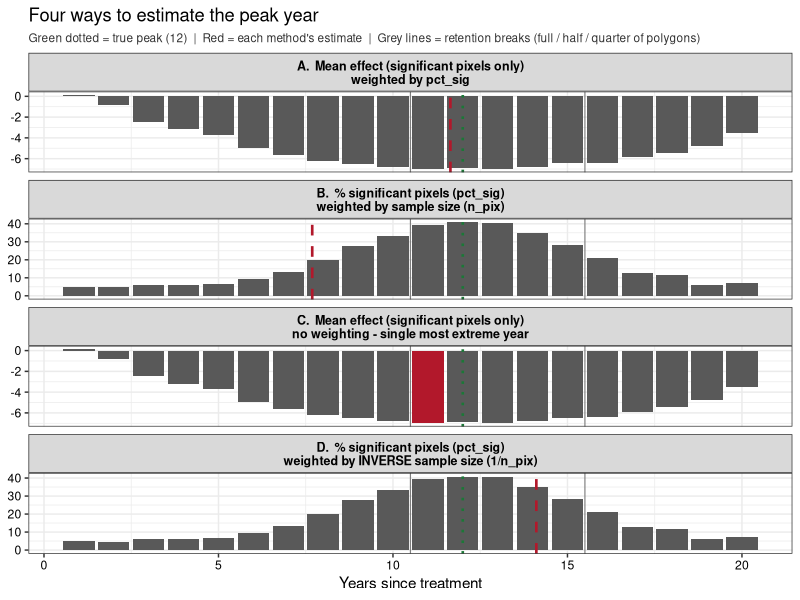
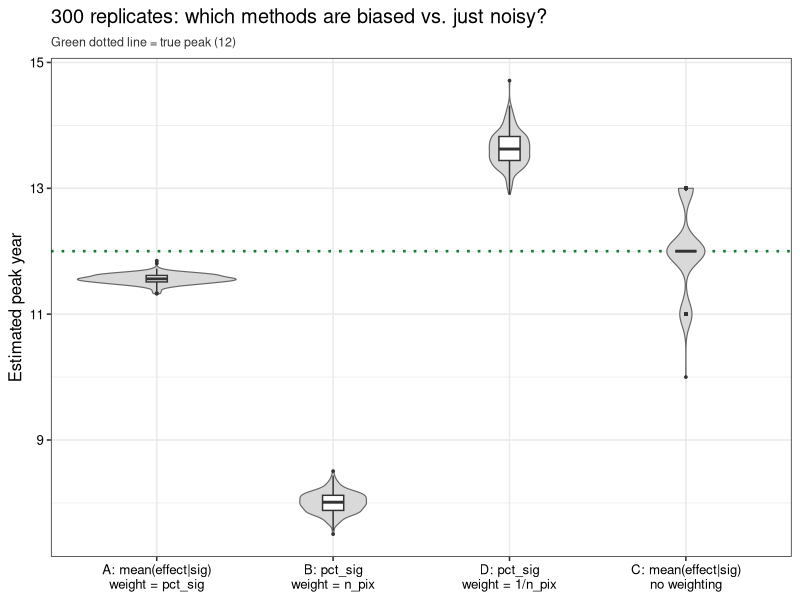

Generate these figures, in order, with R:
## ---- chunk 1
knitr::opts_chunk$set(echo = TRUE, message = FALSE, warning = FALSE, fig.align = 'center')
library(dplyr)
library(tidyr)
library(ggplot2)
## ---- chunk 2
years <- 1:20
true_effect_pop <- -40 * dnorm(years, mean = 12, sd = 4)
true_peak <- years[which.max(abs(true_effect_pop))]
true_peak
## ---- chunk 3
#' Generate one simulated pixel-level dataset with the retention structure
#' described above.
#'
#' @param seed        RNG seed, for reproducibility across single-draw and
#'                     replicate runs.
#' @param n_poly_total number of independent polygons to simulate.
#' @param pixel_noise_sd true per-pixel noise SD (constant across years);
#'                     also used to build a well-calibrated 95% CI
#'                     (half-width = 1.96 * pixel_noise_sd), matching how
#'                     `lower`/`upper` are meant to behave in the real data.
simulate_pixel_data <- function(seed, n_poly_total = 200, pixel_noise_sd = 2.5) {

  set.seed(seed)

  tier      <- sample(c('A', 'B', 'C'), n_poly_total, replace = TRUE,
                       prob = c(0.25, 0.25, 0.50))
  max_year  <- ifelse(tier == 'A', 20, ifelse(tier == 'B', 15, 10))
  # between-polygon heterogeneity: each polygon's true effect is the
  # population curve scaled by its own multiplier
  poly_scale <- rnorm(n_poly_total, mean = 1, sd = 0.45)

  # one row per (polygon, year) the polygon is actually observed in
  poly_year_grid <- do.call(rbind, lapply(seq_len(n_poly_total), function(p) {
    ay <- years[years <= max_year[p]]
    data.frame(polygon = p, year_diff = ay)
  }))
  poly_year_grid$true_eff <- true_effect_pop[poly_year_grid$year_diff] *
    poly_scale[poly_year_grid$polygon]
  # pixel count per polygon-year; not tied to retention tier, since more
  # groups (polygons) early doesn't imply more samples per group
  poly_year_grid$n_pix <- rpois(nrow(poly_year_grid), lambda = 20)
  poly_year_grid <- poly_year_grid[poly_year_grid$n_pix > 0, ]

  # expand to pixel level in one vectorized step (avoids a per-row
  # data.frame() loop, which does not scale to replicate simulation)
  expand_idx <- rep(seq_len(nrow(poly_year_grid)), poly_year_grid$n_pix)
  pix_df <- poly_year_grid[expand_idx, c('polygon', 'year_diff', 'true_eff')]

  pix_df$effect <- rnorm(nrow(pix_df), mean = pix_df$true_eff, sd = pixel_noise_sd)
  moe <- 1.96 * pixel_noise_sd
  pix_df$lower <- pix_df$effect - moe
  pix_df$upper <- pix_df$effect + moe
  pix_df$sig   <- !(pix_df$lower <= 0 & pix_df$upper >= 0)   # CI excludes zero

  pix_df
}
## ---- chunk 4
#' Collapse pixel-level data to per-year statistics.
#'
#' n_pix / pct_sig come from the full pixel set for that year; mean_effect_sig
#' comes only from pixels whose CI excludes zero.
summarize_yearly <- function(pix_df) {
  yearly_full <- pix_df |>
    group_by(year_diff) |>
    summarise(n_pix = n(), pct_sig = 100 * mean(sig), .groups = 'drop')

  yearly_sig <- pix_df |>
    filter(sig) |>
    group_by(year_diff) |>
    summarise(mean_effect_sig = mean(effect), .groups = 'drop')

  yearly_full |>
    left_join(yearly_sig, by = 'year_diff') |>
    arrange(year_diff)
}

weighted_peak_year <- function(year, weight) {
  if (sum(weight, na.rm = TRUE) <= 0) return(NA_real_)
  stats::weighted.mean(year, weight, na.rm = TRUE)
}

#' Compute all four peak-year estimates from one yearly-stats table.
compute_peaks <- function(yearly) {
  list(
    peak_A = weighted_peak_year(yearly$year_diff, yearly$pct_sig),
    peak_B = weighted_peak_year(yearly$year_diff, yearly$n_pix),
    peak_D = weighted_peak_year(yearly$year_diff, 1 / yearly$n_pix),
    peak_C = yearly$year_diff[which.min(yearly$mean_effect_sig)]
  )
}
## ---- chunk 5
pix_df <- simulate_pixel_data(seed = 2026)
yearly <- summarize_yearly(pix_df)
peaks  <- compute_peaks(yearly)

knitr::kable(yearly, digits = 2, caption = "Per-year statistics, one simulated draw")
## ---- chunk 6
peak_tbl <- data.frame(
  Method = c("True peak (ground truth)",
             "A: mean(effect | sig), weight = pct_sig",
             "B: pct_sig, weight = n_pix",
             "D: pct_sig, weight = 1/n_pix",
             "C: mean(effect | sig), no weighting"),
  `Peak year` = c(true_peak, peaks$peak_A, peaks$peak_B, peaks$peak_D, peaks$peak_C),
  check.names = FALSE
)
knitr::kable(peak_tbl, digits = 2)
## ---- chunk 7
panel_df <- rbind(
  data.frame(year_diff = yearly$year_diff, value = yearly$mean_effect_sig,
             metric = 'A.  Mean effect (significant pixels only)\nweighted by pct_sig'),
  data.frame(year_diff = yearly$year_diff, value = yearly$pct_sig,
             metric = 'B.  % significant pixels (pct_sig)\nweighted by sample size (n_pix)'),
  data.frame(year_diff = yearly$year_diff, value = yearly$pct_sig,
             metric = 'D.  % significant pixels (pct_sig)\nweighted by INVERSE sample size (1/n_pix)'),
  data.frame(year_diff = yearly$year_diff, value = yearly$mean_effect_sig,
             metric = 'C.  Mean effect (significant pixels only)\nno weighting - single most extreme year')
)
panel_df$metric <- factor(panel_df$metric, levels = unique(panel_df$metric))

vline_df <- data.frame(
  metric = levels(panel_df$metric)[1:3],
  peak_est = c(peaks$peak_A, peaks$peak_B, peaks$peak_D)
)
panel_df$is_winner <- panel_df$metric == levels(panel_df$metric)[4] &
  panel_df$year_diff == peaks$peak_C

ggplot(panel_df, aes(x = year_diff, y = value)) +
  geom_col(aes(fill = is_winner), show.legend = FALSE) +
  scale_fill_manual(values = c(`FALSE` = 'grey35', `TRUE` = '#b2182b')) +
  geom_vline(xintercept = true_peak, color = '#1b7837', linewidth = 0.9, linetype = 'dotted') +
  geom_vline(data = vline_df, aes(xintercept = peak_est), color = '#b2182b',
             linewidth = 0.9, linetype = 'dashed') +
  geom_vline(xintercept = 10.5, color = 'grey50', linewidth = 0.4) +
  geom_vline(xintercept = 15.5, color = 'grey50', linewidth = 0.4) +
  facet_wrap(~ metric, ncol = 1, scales = 'free_y') +
  labs(
    x = 'Years since treatment', y = NULL,
    title = 'Four ways to estimate the peak year',
    subtitle = paste0(
      'Green dotted = true peak (', true_peak, ')  |  Red = each method\'s estimate  |  ',
      'Grey lines = retention breaks (full / half / quarter of polygons)'
    )
  ) +
  theme_bw(base_size = 11) +
  theme(
    axis.text = element_text(color = 'black'),
    strip.text = element_text(color = 'black', face = 'bold', size = 9),
    plot.subtitle = element_text(size = 8.5, color = 'grey20')
  )
## ---- chunk 8
n_reps <- 300

run_once <- function(seed) {
  yearly_i <- summarize_yearly(simulate_pixel_data(seed))
  peaks_i  <- compute_peaks(yearly_i)
  data.frame(seed = seed, peak_A = peaks_i$peak_A, peak_B = peaks_i$peak_B,
             peak_D = peaks_i$peak_D, peak_C = peaks_i$peak_C)
}

reps <- do.call(rbind, lapply(seq_len(n_reps), run_once))

summary_tbl <- reps |>
  tidyr::pivot_longer(-seed, names_to = 'method', values_to = 'peak_year') |>
  group_by(method) |>
  summarise(
    mean_est = mean(peak_year, na.rm = TRUE),
    bias     = mean(peak_year, na.rm = TRUE) - true_peak,
    sd_est   = sd(peak_year, na.rm = TRUE),
    rmse     = sqrt(mean((peak_year - true_peak)^2, na.rm = TRUE)),
    .groups  = 'drop'
  )

knitr::kable(summary_tbl, digits = 3, caption = paste0(n_reps, " replicates; true peak = ", true_peak))
## ---- chunk 9
reps_long <- reps |>
  tidyr::pivot_longer(-seed, names_to = 'method', values_to = 'peak_year') |>
  mutate(method = recode(method,
    peak_A = 'A: mean(effect|sig)\nweight = pct_sig',
    peak_B = 'B: pct_sig\nweight = n_pix',
    peak_D = 'D: pct_sig\nweight = 1/n_pix',
    peak_C = 'C: mean(effect|sig)\nno weighting'
  ))
reps_long$method <- factor(reps_long$method, levels = c(
  'A: mean(effect|sig)\nweight = pct_sig', 'B: pct_sig\nweight = n_pix',
  'D: pct_sig\nweight = 1/n_pix', 'C: mean(effect|sig)\nno weighting'
))

ggplot(reps_long, aes(x = method, y = peak_year)) +
  geom_hline(yintercept = true_peak, color = '#1b7837', linewidth = 0.9, linetype = 'dotted') +
  geom_violin(fill = 'grey85', color = 'grey40', linewidth = 0.4) +
  geom_boxplot(width = 0.12, fill = 'white', outlier.size = 0.6) +
  labs(
    x = NULL, y = 'Estimated peak year',
    title = paste0(n_reps, " replicates: which methods are biased vs. just noisy?"),
    subtitle = paste0('Green dotted line = true peak (', true_peak, ')')
  ) +
  theme_bw(base_size = 12) +
  theme(axis.text = element_text(color = 'black'), plot.subtitle = element_text(size = 9, color = 'grey20'))
